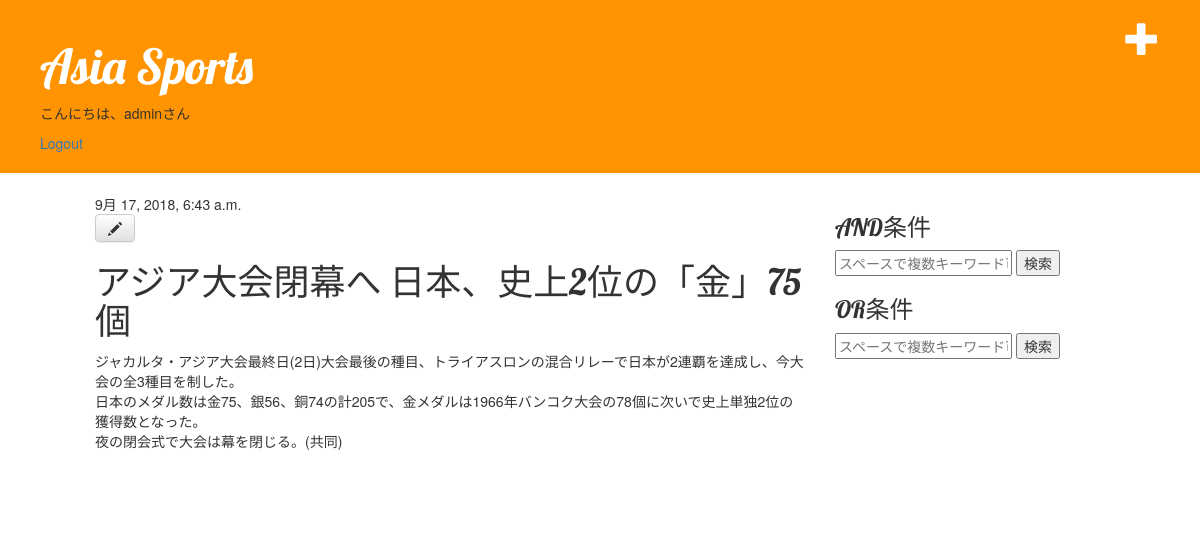
Page /post/13 (signed in) on the committed database.
### blog/models.py (models this page shows, shortened)
class Post(models.Model):
    author = models.ForeignKey('auth.User', on_delete=models.CASCADE,)
    title = models.CharField(max_length=200)
    text = models.TextField()
    created_date = models.DateTimeField(default=timezone.now)
    published_date = models.DateTimeField(blank=True, null=True)

### blog/views.py (the view)
# urls.py: path('post/<int:pk>', views.detail, name='detail'),
@login_required
def detail(request, pk):
    post = get_object_or_404(Post, pk=pk)
    return render(request, 'blog/detail.html', {'post': post})

### blog/templates/blog/detail.html
{% extends 'blog/base.html' %}
{% block content %}
    <div class="post">
        {% if post.published_date %}
            <div>
                {{ post.published_date }}
            </div>
        {% endif %}
        {% if user.is_authenticated %}
            <a class="btn btn-default" href="{% url 'blog:edit' pk=post.pk %}"><span class="glyphicon glyphicon-pencil"></span></a>
        {% endif %}
        <h1>{{ post.title }}</h1>
        <p>{{ post.text|linebreaks }}</p>
    </div>
{% endblock %}

### blog/templates/blog/base.html (shortened to what this page needs)
{% load staticfiles %}
<html>
    <head>
        <link rel="stylesheet" href="//maxcdn.bootstrapcdn.com/bootstrap/3.2.0/css/bootstrap.min.css">
        <link rel="stylesheet" href="//maxcdn.bootstrapcdn.com/bootstrap/3.2.0/css/bootstrap-theme.min.css">
        <link rel="stylesheet" href="{% static 'css/blog.css' %}">
    </head>
    <body>
        <div class="page-header">
            {% if user.is_authenticated%}
                <a href="{% url 'blog:create' %}" class="top-menu"><span class="glyphicon glyphicon-plus"></span></a>
            {% endif %}
            <h1><a href="{% url 'blog:index' %}">Asia Sports</a></h1>
            {% if user.is_authenticated%}
                <p>こんにちは、{{ user }}さん</p>
                <a href="{% url 'logout' %}" class="logout">Logout</a>
            {% endif %}
        </div>
        <div class="content container">
            <div class="row">
                <div class="col-md-8">
                    {% block content %}
                    {% endblock %}
                </div>
                <div class="col-md-4">
                    <div>
                        <h3>AND条件</h3>
                        <form action="#" method="get">
                        <div>
                            <input type="text" id="keyword1" name="keyword1" placeholder="スペースで複数キーワード可"
                                   value="{{ and_keywords }}">
                            <button type="submit">検索</button>
                        </div>
                        </form>
                    </div>
                    <div>
                        <h3>OR条件</h3>
                        <form action="#" method="get">
                        <div>
                            <input type="text" id="keyword2" name="keyword2" placeholder="スペースで複数キーワード可"
                                    value="{{ or_keywords }}">
                            <button type="submit">検索</button>
                        </div>
                        </form>
                    </div>
                </div>
            </div>
        </div>
    </body>
</html>

### static/css/blog.css (style rules this page uses)
.page-header { background-color: #ff9400; margin-top: 0; padding: 20px 20px 20px 40px; }
.page-header h1, .page-header h1 a, .page-header h1 a:visited, .page-header h1 a:active { color: #ffffff; font-size: 36pt; text-decoration: none; }
.content { margin-left: 40px; }
h1, h2, h3, h4 { font-family: 'Lobster', cursive; }
.top-menu, .top-menu:hover, .top-menu:visited { color: #ffffff; float: right; font-size: 26pt; margin-right: 20px; }
.post { margin-bottom: 70px; margin-left: 40px; }

### rows in the picture
Post: published_date "9月 17, 2018, 6:43 a.m.", title "アジア大会閉幕へ 日本、史上2位の「金」75個", text "ジャカルタ・アジア大会最終日(2日)大会最後の種目、トライアスロンの混合リレーで日本が2連覇を達成し、今大会の全3種目を制した。 日本のメダル数は金75、銀56、銅74の計205で、金メダルは1966年バンコク大会の78個に次いで史上単独2位の獲得数となった。 夜の閉会式で大会は幕を閉じる。(共同)"

### other values in the picture
{{ user }} "admin"
